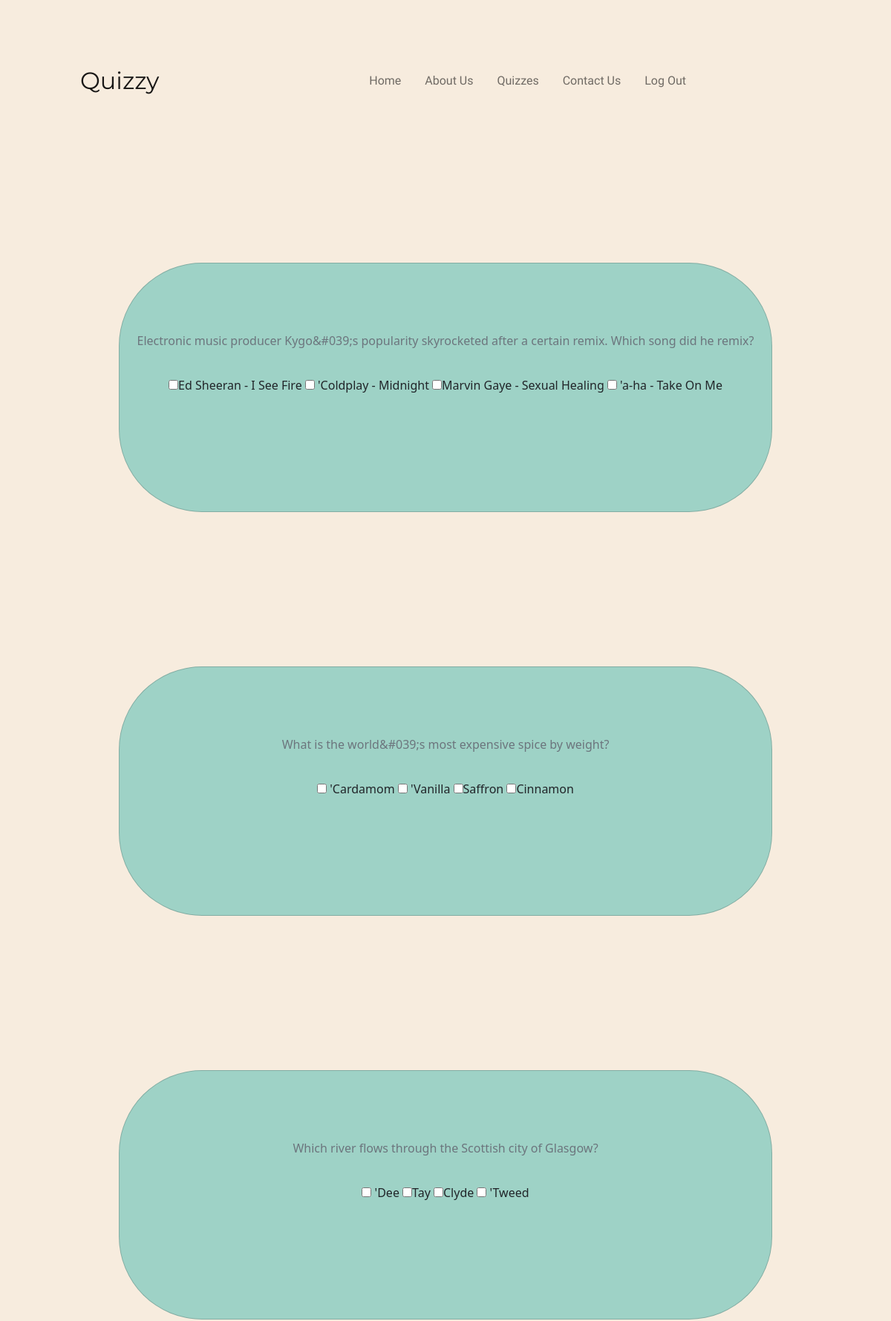
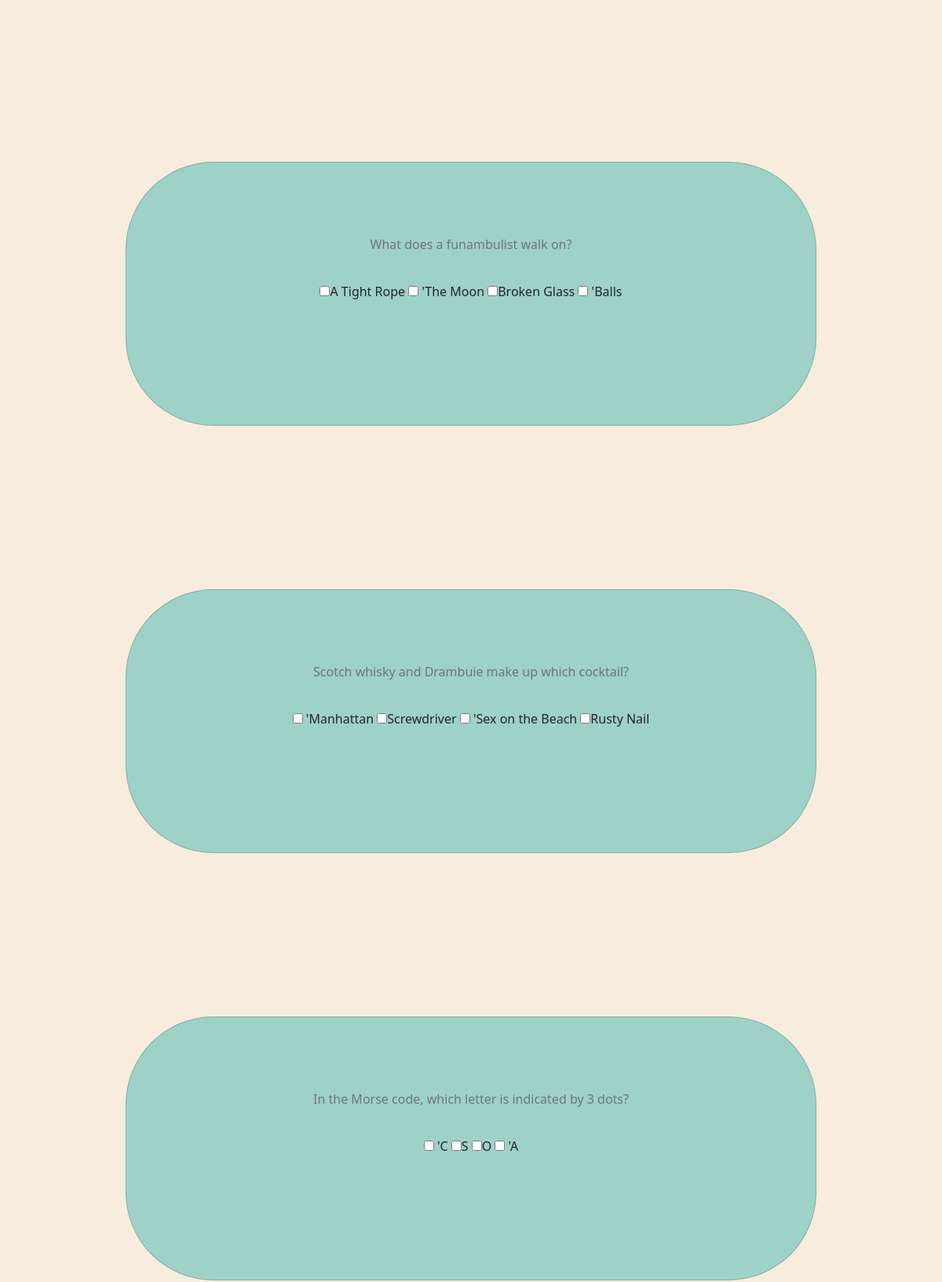
Page /Questions/General Knowledge (signed in, upper part) on the committed database (2 pictures, top to bottom).
### main.py (models this page shows, shortened)
class Questions(db.Model):
    __Tablename__='questions'
    id=db.Column(db.Integer,primary_key=True,unique=True)
    category=db.Column(db.String(200))
    question=db.Column(db.String(200))
    correct_ans=db.Column(db.String(200))
    incorrect=db.Column(db.String(200))

### main.py (the view)
@app.route('/Questions/<catogery>',methods=['POST','GET'])
@login_required
def questions_page(catogery):
    correct.clear()
    specific_ques=Questions.query.filter_by(category=catogery).all()
    q_and_a=[]
    for item in specific_ques:
        q_and_a.append([item.incorrect.split(',')[0].strip("''[]'"),item.incorrect.split(',')[1].strip("[]'"),item.incorrect.split(',')[2].strip("[]'"),item.correct_ans])
        correct.append(item.correct_ans)
        wrong.append([item.incorrect.split(',')[0].strip("''[']'"),item.incorrect.split(',')[1].strip("[']'"),item.incorrect.split(',')[2].strip("[']'")])
    for j in q_and_a:
        random.shuffle(j)
    return render_template('questions.html',catt=specific_ques,q_a=q_and_a)

### main.py (called while the page is built)
@login_manager.user_loader
def load_user(user_id):
    return User.query.get(user_id)

### Templates/questions.html (shortened to what this page needs)
{% extends 'base.html' %}
{% block head %}
{{ super() }}
{% endblock head %}
{% block content %}
{% block navigation %}
{{ super() }}
{% endblock navigation %}
{% endblock content %}
{% block other %}
{% set eee=catt|length%}
{% for item in range(eee) %}
<div class="card quesion-card" style="width: 55rem;">
    <div class="card-body">
        <h6 class="card-subtitle mb-2 text-muted">{{catt[item].question}}</h6>
        <form method='post' action="{{url_for('score_page')}}">
            <input type="checkbox" name="{{item}}" value="{{q_a[item][0]}}">{{q_a[item][0]}}
            <input type="checkbox" name="{{item}}" value="{{q_a[item][1]}}">{{q_a[item][1]}}
            <input type="checkbox" name="{{item}}" value="{{q_a[item][2]}}">{{q_a[item][2]}}
            <input type="checkbox" name="{{item}}" value="{{q_a[item][3]}}">{{q_a[item][3]}}
    </div>
</div>
{% endfor %}
{% endblock other %}

### static/index.css (style rules this page uses)
.card { height: 31rem; margin-bottom: 8rem; ; margin-left: 10rem; }
.quesion-card { background-color:red; width: 55rem; height: 21rem; margin: auto; border-radius: 7rem; text-align:center; margin-top:13rem; }

### Templates/questions.html (style rules this page uses)
#Navigation,body { background-image:none; background-color:#F7ECDE; }
.quesion-card { background-color:#9ED2C6; }
.mb-2 { padding-top:83px; padding-bottom:30px; }

### rows in the picture
Questions: question "Electronic music producer Kygo&#039;s popularity skyrocketed after a certain remix. Which song did he remix?", correct_ans "Ed Sheeran - I See Fire"
Questions: question "What is the world&#039;s most expensive spice by weight?", correct_ans "Saffron"
Questions: question "Which river flows through the Scottish city of Glasgow?", correct_ans "Clyde"
Questions: question "What does a funambulist walk on?", correct_ans "A Tight Rope"
Questions: question "Scotch whisky and Drambuie make up which cocktail?", correct_ans "Rusty Nail"
Questions: question "In the Morse code, which letter is indicated by 3 dots?"

### other values in the picture
{{ q_a[item][1] }} "'Coldplay - Midnight" "'Vanilla" "Tay" "'The Moon" "Screwdriver" "S"
{{ q_a[item][2] }} "Marvin Gaye - Sexual Healing" "Broken Glass" "'Sex on the Beach" "O"
{{ q_a[item][3] }} "'a-ha - Take On Me" "Cinnamon" "'Tweed" "'Balls" "'A"
{{ q_a[item][0] }} "'Cardamom" "'Dee" "'Manhattan" "'C"
